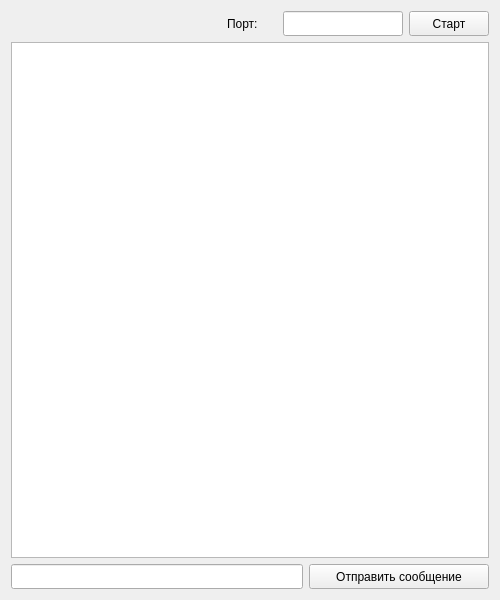
<?xml version="1.0" encoding="UTF-8"?>
<ui version="4.0">
 <class>ServerTest</class>
 <widget class="QMainWindow" name="ServerTest">
  <property name="geometry">
   <rect>
    <x>0</x>
    <y>0</y>
    <width>500</width>
    <height>600</height>
   </rect>
  </property>
  <property name="windowTitle">
   <string>ServerTest</string>
  </property>
  <widget class="QWidget" name="centralWidget">
   <layout class="QVBoxLayout" name="verticalLayout_2">
    <item>
     <layout class="QHBoxLayout" name="PortBoard">
      <item>
       <spacer name="horizontalSpacer">
        <property name="orientation">
         <enum>Qt::Horizontal</enum>
        </property>
        <property name="sizeHint" stdset="0">
         <size>
          <width>40</width>
          <height>25</height>
         </size>
        </property>
       </spacer>
      </item>
      <item>
       <widget class="QLabel" name="textPort">
        <property name="minimumSize">
         <size>
          <width>50</width>
          <height>25</height>
         </size>
        </property>
        <property name="maximumSize">
         <size>
          <width>50</width>
          <height>25</height>
         </size>
        </property>
        <property name="text">
         <string>Порт:</string>
        </property>
       </widget>
      </item>
      <item>
       <widget class="QLineEdit" name="inputPort">
        <property name="minimumSize">
         <size>
          <width>120</width>
          <height>25</height>
         </size>
        </property>
        <property name="maximumSize">
         <size>
          <width>120</width>
          <height>25</height>
         </size>
        </property>
        <property name="statusTip">
         <string/>
        </property>
        <property name="accessibleName">
         <string/>
        </property>
        <property name="accessibleDescription">
         <string/>
        </property>
        <property name="styleSheet">
         <string notr="true"/>
        </property>
        <property name="inputMask">
         <string/>
        </property>
        <property name="text">
         <string/>
        </property>
        <property name="maxLength">
         <number>8</number>
        </property>
        <property name="placeholderText">
         <string/>
        </property>
       </widget>
      </item>
      <item>
       <widget class="QPushButton" name="ButtonStartServer">
        <property name="minimumSize">
         <size>
          <width>80</width>
          <height>25</height>
         </size>
        </property>
        <property name="maximumSize">
         <size>
          <width>80</width>
          <height>25</height>
         </size>
        </property>
        <property name="text">
         <string>Старт</string>
        </property>
       </widget>
      </item>
     </layout>
    </item>
    <item>
     <widget class="QTextBrowser" name="ShowMessages"/>
    </item>
    <item>
     <layout class="QHBoxLayout" name="horizontalLayout">
      <item>
       <widget class="QLineEdit" name="inputMessage">
        <property name="minimumSize">
         <size>
          <width>0</width>
          <height>25</height>
         </size>
        </property>
        <property name="maximumSize">
         <size>
          <width>16777215</width>
          <height>25</height>
         </size>
        </property>
       </widget>
      </item>
      <item>
       <widget class="QPushButton" name="sendMessage">
        <property name="minimumSize">
         <size>
          <width>180</width>
          <height>25</height>
         </size>
        </property>
        <property name="maximumSize">
         <size>
          <width>200</width>
          <height>25</height>
         </size>
        </property>
        <property name="text">
         <string>Отправить сообщение</string>
        </property>
       </widget>
      </item>
     </layout>
    </item>
   </layout>
  </widget>
 </widget>
 <layoutdefault spacing="6" margin="11"/>
 <resources/>
 <connections/>
</ui>
